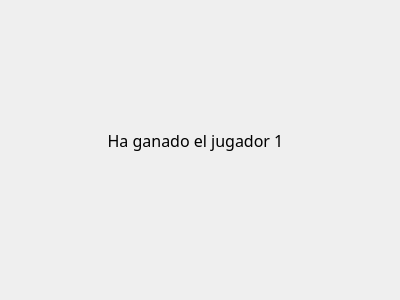
<?xml version="1.0" encoding="UTF-8"?>
<ui version="4.0">
 <class>Ganador1</class>
 <widget class="QWidget" name="Ganador1">
  <property name="geometry">
   <rect>
    <x>0</x>
    <y>0</y>
    <width>400</width>
    <height>300</height>
   </rect>
  </property>
  <property name="windowTitle">
   <string>Form</string>
  </property>
  <widget class="QLabel" name="label_2">
   <property name="geometry">
    <rect>
     <x>60</x>
     <y>110</y>
     <width>271</width>
     <height>61</height>
    </rect>
   </property>
   <property name="font">
    <font>
     <family>Wide Latin</family>
     <pointsize>12</pointsize>
    </font>
   </property>
   <property name="text">
    <string>Ha ganado el jugador 1</string>
   </property>
   <property name="alignment">
    <set>Qt::AlignCenter</set>
   </property>
   <property name="wordWrap">
    <bool>true</bool>
   </property>
  </widget>
 </widget>
 <resources/>
 <connections/>
</ui>
